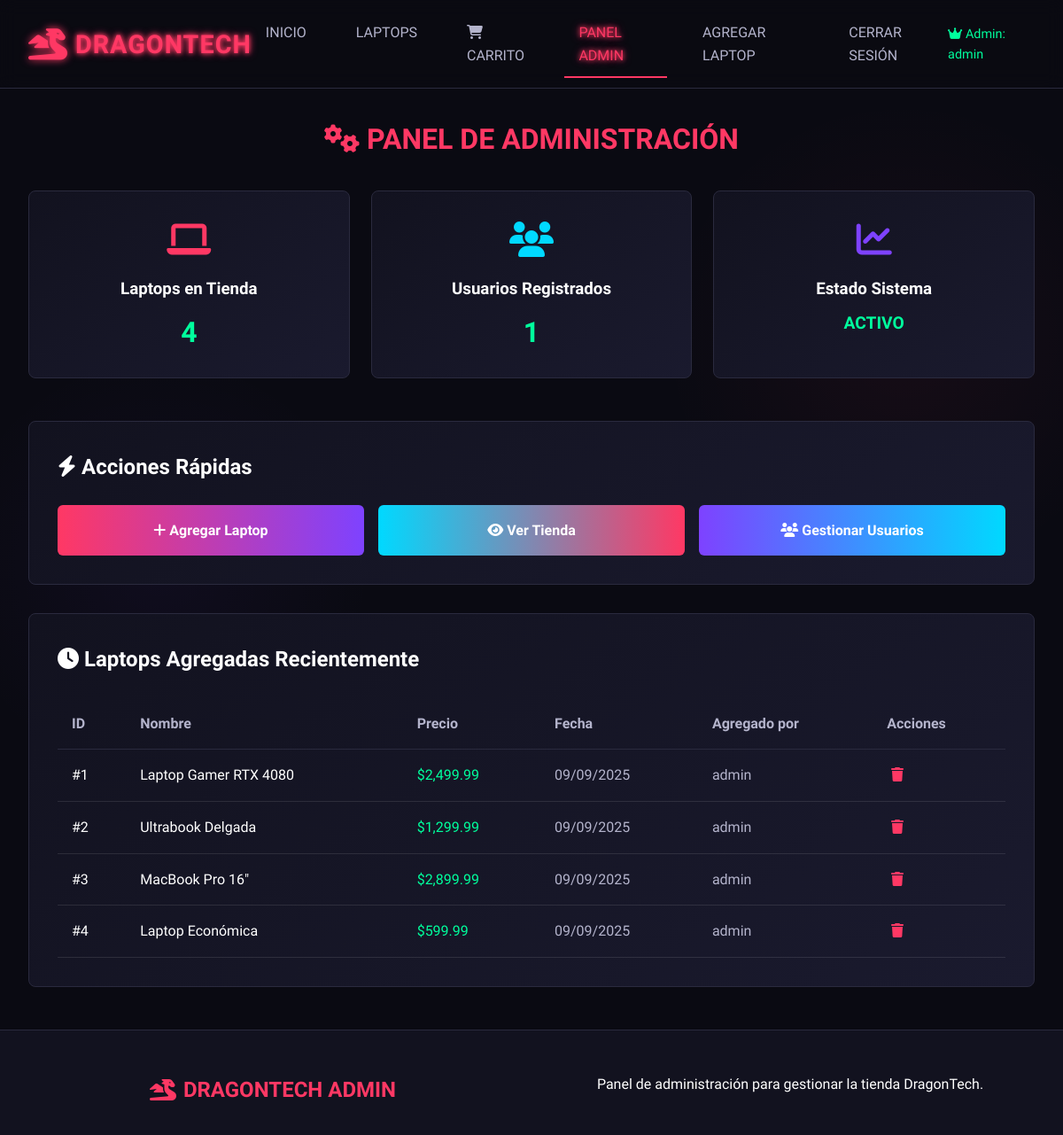
The page /admin.php (signed in) on the database its author committed.
### tables this page shows
CREATE TABLE `usuarios` (
  `id` int(11) NOT NULL,
  `username` varchar(50) NOT NULL,
  `email` varchar(100) NOT NULL,
  `password` varchar(255) NOT NULL,
  `nombre_completo` varchar(100) DEFAULT NULL,
  `direccion` text DEFAULT NULL,
  `telefono` varchar(20) DEFAULT NULL,
  `rol` enum('cliente','vendedor','admin') DEFAULT 'cliente',
  `fecha_registro` timestamp NOT NULL DEFAULT current_timestamp()
);

CREATE TABLE `laptops` (
  `id` int(11) NOT NULL,
  `nombre` varchar(100) NOT NULL,
  `descripcion` text DEFAULT NULL,
  `precio` decimal(10,2) NOT NULL,
  `imagen` varchar(255) DEFAULT NULL,
  `vendedor` int(11) NOT NULL,
  `stock` int(11) DEFAULT 0,
  `marca` varchar(50) DEFAULT NULL,
  `procesador` varchar(100) DEFAULT NULL,
  `ram` varchar(50) DEFAULT NULL,
  `almacenamiento` varchar(100) DEFAULT NULL,
  `tarjeta_grafica` varchar(100) DEFAULT NULL,
  `pantalla` varchar(50) DEFAULT NULL,
  `sistema_operativo` varchar(50) DEFAULT NULL,
  `fecha_creacion` timestamp NOT NULL DEFAULT current_timestamp(),
  `activo` tinyint(1) DEFAULT 1
);

### auth.php (called while the page is built, shortened)
<?php
function getCurrentUser() {
    global $conn;
    $stmt = $conn->prepare("SELECT id, username, email, rol FROM usuarios WHERE id = ?");
    $stmt->bind_param("i", $_SESSION['user']);
    $stmt->execute();
    $result = $stmt->get_result();
    if ($result->num_rows > 0) {
        return $result->fetch_assoc();
    }
    return null;
}
?>

### admin.php (the view, shortened to what this page needs)
<?php
include "db.php";
include "auth.php";
$currentUser = getCurrentUser();
$stmt = $conn->prepare("SELECT COUNT(*) as total_laptops FROM laptops");
$stmt->execute();
$total_laptops = $stmt->get_result()->fetch_assoc()['total_laptops'];
$stmt = $conn->prepare("SELECT COUNT(*) as total_usuarios FROM usuarios WHERE rol = 'cliente'");
$stmt->execute();
$total_usuarios = $stmt->get_result()->fetch_assoc()['total_usuarios'];
$stmt = $conn->prepare("SELECT l.id, l.nombre, l.precio, l.fecha_creacion, u.username as agregado_por FROM laptops l LEFT JOIN usuarios u ON l.vendedor = u.id ORDER BY l.fecha_creacion DESC LIMIT 5");
$stmt->execute();
$laptops_recientes = $stmt->get_result()->fetch_all(MYSQLI_ASSOC);
?>
<!DOCTYPE html>
<html lang="es">
<head>
    <link rel="stylesheet" href="styles/main.css">
    <link rel="stylesheet" href="https://cdnjs.cloudflare.com/ajax/libs/font-awesome/6.4.0/css/all.min.css">
</head>
<body>
    <header class="header">
        <div class="logo">
            <i class="dragon-logo fas fa-dragon"></i>
            <span>DRAGONTECH</span>
        </div>
        <nav class="nav">
            <a href="home.php">INICIO</a>
            <a href="laptops.php">LAPTOPS</a>
            <a href="carrito.php">
                <i class="fas fa-shopping-cart"></i> CARRITO
            </a>
            <a href="admin.php" class="active">PANEL ADMIN</a>
            <a href="add-laptop.php">AGREGAR LAPTOP</a>
            <a href="logout.php">CERRAR SESIÓN</a>
        </nav>
        <div style="color: var(--success); font-size: 0.9rem;">
            <i class="fas fa-crown"></i> Admin: <?php echo htmlspecialchars($currentUser['username']); ?>
        </div>
    </header>
    <div class="container" style="margin-top: 2rem;">
        <h1 style="color: var(--primary); text-align: center; margin-bottom: 2rem;">
            <i class="fas fa-cogs"></i> PANEL DE ADMINISTRACIÓN
        </h1>
        <div style="display: grid; grid-template-columns: repeat(auto-fit, minmax(250px, 1fr)); gap: 1.5rem; margin-bottom: 3rem;">
            <div style="background: var(--card-gradient); padding: 1.5rem; border-radius: 8px; border: 1px solid var(--border); text-align: center;">
                <div style="color: var(--primary); font-size: 2.5rem; margin-bottom: 0.5rem;">
                    <i class="fas fa-laptop"></i>
                </div>
                <h3 style="color: var(--text-primary); margin-bottom: 0.5rem;">Laptops en Tienda</h3>
                <div style="font-size: 2rem; font-weight: bold; color: var(--success);"><?php echo $total_laptops; ?></div>
            </div>
            <div style="background: var(--card-gradient); padding: 1.5rem; border-radius: 8px; border: 1px solid var(--border); text-align: center;">
                <div style="color: var(--secondary); font-size: 2.5rem; margin-bottom: 0.5rem;">
                    <i class="fas fa-users"></i>
                </div>
                <h3 style="color: var(--text-primary); margin-bottom: 0.5rem;">Usuarios Registrados</h3>
                <div style="font-size: 2rem; font-weight: bold; color: var(--success);"><?php echo $total_usuarios; ?></div>
            </div>
            <div style="background: var(--card-gradient); padding: 1.5rem; border-radius: 8px; border: 1px solid var(--border); text-align: center;">
                <div style="color: var(--accent); font-size: 2.5rem; margin-bottom: 0.5rem;">
                    <i class="fas fa-chart-line"></i>
                </div>
                <h3 style="color: var(--text-primary); margin-bottom: 0.5rem;">Estado Sistema</h3>
                <div style="font-size: 1.2rem; font-weight: bold; color: var(--success);">ACTIVO</div>
            </div>
        </div>
        <div style="background: var(--card-gradient); padding: 2rem; border-radius: 8px; border: 1px solid var(--border); margin-bottom: 2rem;">
            <h2 style="color: var(--text-primary); margin-bottom: 1.5rem;">
                <i class="fas fa-bolt"></i> Acciones Rápidas
            </h2>
            <div style="display: grid; grid-template-columns: repeat(auto-fit, minmax(200px, 1fr)); gap: 1rem;">
                <a href="add-laptop.php" style="background: linear-gradient(90deg, var(--primary), var(--accent)); color: white; padding: 1rem; border-radius: 6px; text-decoration: none; text-align: center; font-weight: 600; transition: all 0.3s ease;">
                    <i class="fas fa-plus"></i> Agregar Laptop
                </a>
                <a href="home.php" style="background: linear-gradient(90deg, var(--secondary), var(--primary)); color: white; padding: 1rem; border-radius: 6px; text-decoration: none; text-align: center; font-weight: 600; transition: all 0.3s ease;">
                    <i class="fas fa-eye"></i> Ver Tienda
                </a>
                <a href="#" onclick="alert('Funcionalidad próximamente')" style="background: linear-gradient(90deg, var(--accent), var(--secondary)); color: white; padding: 1rem; border-radius: 6px; text-decoration: none; text-align: center; font-weight: 600; transition: all 0.3s ease;">
                    <i class="fas fa-users"></i> Gestionar Usuarios
                </a>
            </div>
        </div>
        <div style="background: var(--card-gradient); padding: 2rem; border-radius: 8px; border: 1px solid var(--border);">
            <h2 style="color: var(--text-primary); margin-bottom: 1.5rem;">
                <i class="fas fa-clock"></i> Laptops Agregadas Recientemente
            </h2>
            <?php if (count($laptops_recientes) > 0): ?>
                <div style="overflow-x: auto;">
                    <table style="width: 100%; border-collapse: collapse;">
                        <thead>
                            <tr style="border-bottom: 1px solid var(--border);">
                                <th style="padding: 1rem; text-align: left; color: var(--text-secondary);">ID</th>
                                <th style="padding: 1rem; text-align: left; color: var(--text-secondary);">Nombre</th>
                                <th style="padding: 1rem; text-align: left; color: var(--text-secondary);">Precio</th>
                                <th style="padding: 1rem; text-align: left; color: var(--text-secondary);">Fecha</th>
                                <th style="padding: 1rem; text-align: left; color: var(--text-secondary);">Agregado por</th>
                                <th style="padding: 1rem; text-align: left; color: var(--text-secondary);">Acciones</th>
                            </tr>
                        </thead>
                        <tbody>
                            <?php foreach ($laptops_recientes as $laptop): ?>
                                <tr style="border-bottom: 1px solid rgba(255,255,255,0.1);">
                                    <td style="padding: 1rem; color: var(--text-primary);">#<?php echo $laptop['id']; ?></td>
                                    <td style="padding: 1rem; color: var(--text-primary);"><?php echo htmlspecialchars($laptop['nombre']); ?></td>
                                    <td style="padding: 1rem; color: var(--success);">$<?php echo number_format($laptop['precio'], 2); ?></td>
                                    <td style="padding: 1rem; color: var(--text-secondary);"><?php echo date('d/m/Y', strtotime($laptop['fecha_creacion'])); ?></td>
                                    <td style="padding: 1rem; color: var(--text-secondary);"><?php echo htmlspecialchars($laptop['agregado_por']); ?></td>
                                    <td style="padding: 1rem;">
                                        <a href="delete_laptop.php?id=<?php echo $laptop['id']; ?>"
                                           onclick="return confirm('¿Eliminar esta laptop?')"
                                           style="color: var(--error); text-decoration: none; padding: 0.3rem; border-radius: 3px;">
                                            <i class="fas fa-trash"></i>
                                        </a>
                                    </td>
                                </tr>
                            <?php endforeach; ?>
                        </tbody>
                    </table>
                </div>
            <?php else: ?>
                <p style="color: var(--text-muted); text-align: center; padding: 2rem;">No hay laptops en la tienda aún.</p>
            <?php endif; ?>
        </div>
    </div>
    <footer class="footer" style="margin-top: 3rem;">
        <div class="footer-content">
            <div class="footer-logo">
                <i class="fas fa-dragon"></i>
                <span>DRAGONTECH ADMIN</span>
            </div>
            <p>Panel de administración para gestionar la tienda DragonTech.</p>
        </div>
    </footer>
</body>
</html>

### styles/main.css (style rules this page uses)
* { scrollbar-width: thin; scrollbar-color: var(--primary) var(--bg-secondary); }

### styles/base.css (style rules this page uses)
:root { --primary: #ff3864; --primary-glow: #ff3864; --secondary: #00d9ff; --secondary-glow: #00d9ff; --accent: #7e42ff; --bg-primary: #0a0a12; --bg-secondary: #12121f; --bg-tertiary: #1a1a2e; --text-primary: #ffffff; --text-secondary: #b4b4cc; --text-muted: #6b6b8a; --border: #2a2a3e; --success: #00ff9d; --error: #ff3864; --card-gradient: linear-gradient(145deg, #12121f, #1a1a2e); --neon-shadow: 0 0 5px var(--primary), 0 0 10px var(--primary); --transition-fast: 0.2s ease; --transition-normal: 0.3s ease; --transition-slow: 0.5s ease; --border-radius: 8px; --border-radius-large: 15px; --shadow-small: 0 2px 8px rgba(0, 0, 0, 0.2); --shadow-medium: 0 5px 15px rgba(0, 0, 0, 0.3); --shadow-large: 0 10px 30px rgba(0, 0, 0, 0.3); }
* { margin: 0; padding: 0; box-sizing: border-box; font-family: 'Rajdhani', 'Orbitron', sans-serif; }
body { background-color: var(--bg-primary); color: var(--text-primary); line-height: 1.6; min-height: 100vh; background-image: radial-gradient(circle at 15% 50%, rgba(126, 66, 255, 0.05) 0%, transparent 20%), radial-gradient(circle at 85% 30%, rgba(255, 56, 100, 0.05) 0%, transparent 20%); }
.container { max-width: 1200px; margin: 0 auto; padding: 0 2rem; }

### styles/components/navigation.css (style rules this page uses)
.header { background-color: rgba(10, 10, 18, 0.8); backdrop-filter: blur(10px); padding: 1rem 2rem; display: flex; justify-content: space-between; align-items: center; border-bottom: 1px solid var(--border); position: sticky; top: 0; z-index: 100; }
.logo { font-size: 1.8rem; font-weight: 700; color: var(--primary); text-shadow: var(--neon-shadow); letter-spacing: 1px; display: flex; align-items: center; gap: 0.5rem; }
.dragon-logo { font-size: 2.2rem; color: var(--primary); text-shadow: 0 0 10px var(--primary); animation: pulse 2s infinite; }
.nav { display: flex; gap: 1.5rem; }
.nav a { color: var(--text-secondary); text-decoration: none; padding: 0.5rem 1rem; border-radius: 4px; transition: all var(--transition-normal); font-weight: 500; position: relative; }
.nav a:hover, .nav a.active { color: var(--primary); text-shadow: var(--neon-shadow); }
.nav a::after { content: ''; position: absolute; bottom: -5px; left: 0; width: 0; height: 2px; background: var(--primary); transition: width var(--transition-normal); }
.nav a:hover::after, .nav a.active::after { width: 100%; }
.footer { background: var(--bg-secondary); border-top: 1px solid var(--border); padding: 3rem 0 1rem; margin-top: 4rem; }
.footer-content { max-width: 1200px; margin: 0 auto; padding: 0 2rem; display: grid; grid-template-columns: repeat(auto-fit, minmax(250px, 1fr)); gap: 2rem; text-align: center; }
.footer-logo { display: flex; align-items: center; justify-content: center; gap: 0.5rem; font-size: 1.5rem; font-weight: 700; color: var(--primary); margin-bottom: 1rem; }

### rows shown on the page
usuarios: username "admin"
laptops: id "1", nombre "Laptop Gamer RTX 4080", precio "2,499.99", fecha_creacion "09/09/2025", vendedor.username "admin"
laptops: id "2", nombre "Ultrabook Delgada", precio "1,299.99", fecha_creacion "09/09/2025", vendedor.username "admin"
laptops: id "3", nombre "MacBook Pro 16\"", precio "2,899.99", fecha_creacion "09/09/2025", vendedor.username "admin"
laptops: id "4", nombre "Laptop Económica", precio "599.99", fecha_creacion "09/09/2025", vendedor.username "admin"

### other values the page prints
$total_laptops "4"
$total_usuarios "1"
